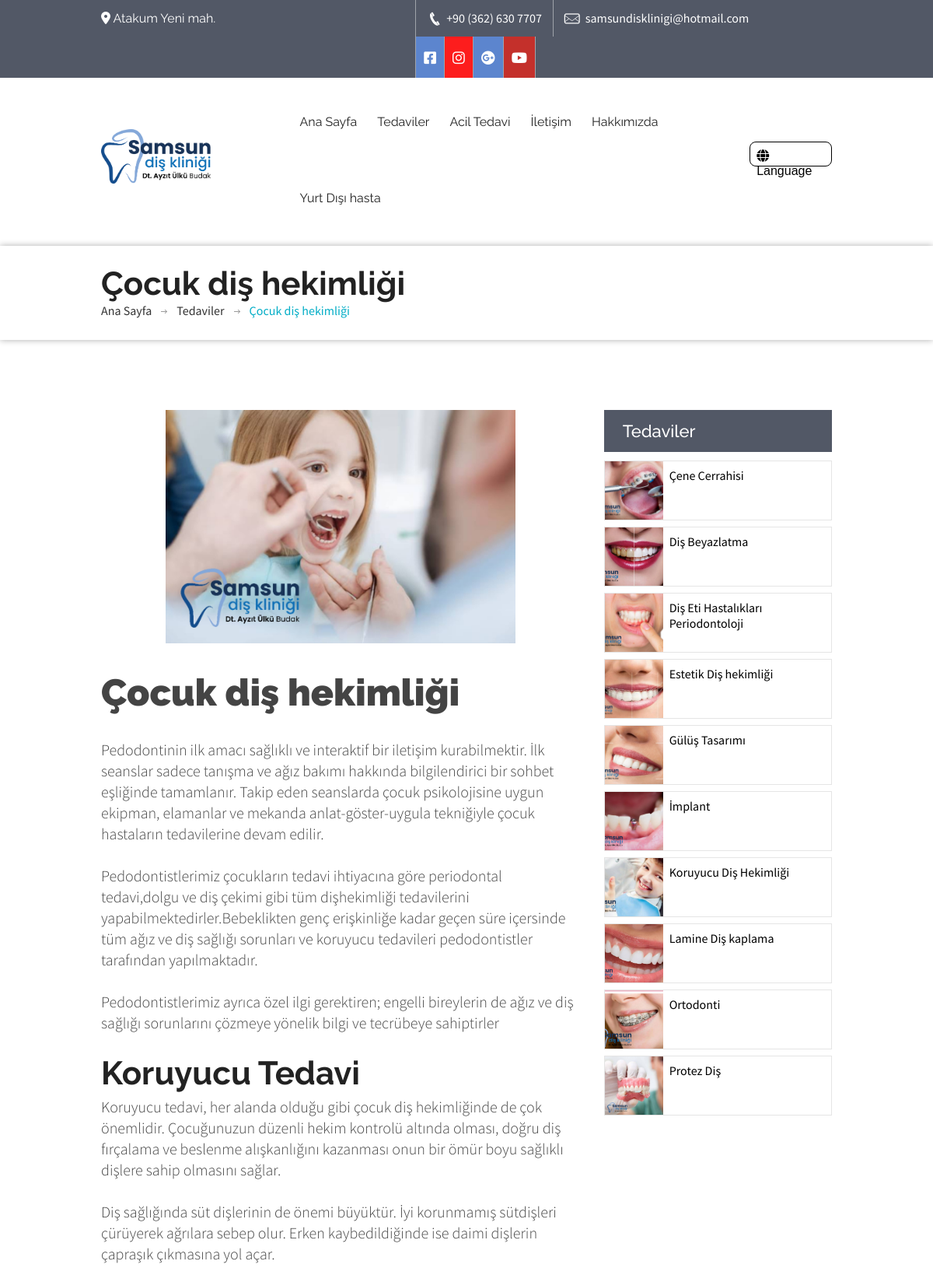
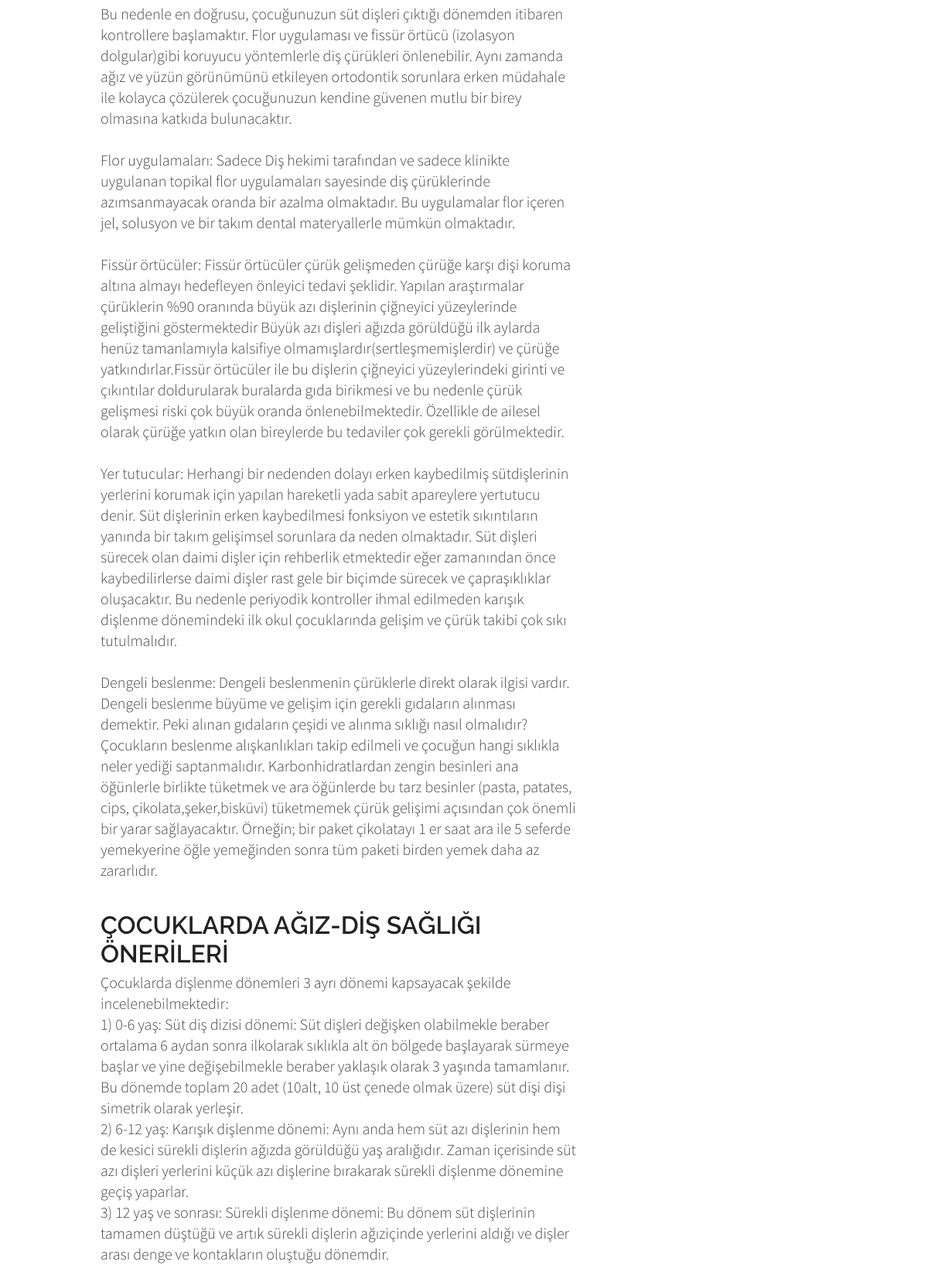
/service/cocuk-dis-hekimligi/ (upper part), run on the app's committed database (2 pictures, top to bottom).
### clinic/models.py (models this page shows, shortened)
class Media(models.Model):
    name = models.CharField(max_length=25)
    icon_markdown = models.CharField(max_length=250)
    hex_icon_color = models.CharField(max_length=10,default="#5c85ce")
    link = models.TextField()

class CustomPage(models.Model):
    menu_name = models.CharField(max_length=50)
    title = models.CharField(max_length=50)
    slug = models.SlugField(max_length=250,unique=True)
    content = models.TextField()
    image = models.ImageField(upload_to='custom_pages/images')
    show_image = models.BooleanField(default=True)
    banner = models.ImageField(upload_to='custom_pages/banners',null=True,blank=True)
    show_banner = models.BooleanField(default=False)
    show_services_sidebar = models.BooleanField(default=True)
    show_in_header = models.BooleanField()
    show_in_footer = models.BooleanField()
    def get_absolute_url(self):
        return reverse('clinic:custom_page',args=[
            self.slug
        ])

class Service(models.Model):
    title = models.CharField(max_length=50)
    slug = models.SlugField(max_length=250,unique=True,null=True,blank=True)
    content = models.TextField()
    image = models.ImageField(upload_to='service')
    icon = models.ImageField(upload_to='service_icons',blank=True,null=True)
    def get_absolute_url(self):
        return reverse('clinic:service_detail',args=[
            self.slug
        ])

### clinic/views.py (the view)
# urls.py: path('service/<str:slug>/',views.service_detail,name='service_detail'),
def service_detail(request,slug):
	service = Service.objects.get(slug=slug)
	other_services = Service.objects.all().exclude(slug=slug)
	return render(request,'clinic/service_details.html',{
		'service':service,
		'other_services':other_services
	})

### clinic/templatetags/clinic_tags.py (called while the page is built)
@register.filter(name='markdown')
def markdown_format(text):
	return mark_safe(markdown.markdown(text))

@register.filter(name='get_const')
def get_const(const_name):
	return consts.__dict__.get(const_name,None)

@register.inclusion_tag('clinic/component/header_pages.html')
def show_header_pages(page):
	pages = CustomPage.objects.all().filter(show_in_header=True)
	return {
		'header_pages':pages,
		'current_page':page
	}

@register.inclusion_tag('clinic/component/header_services.html')
def show_header_services():
	services = Service.objects.all()
	return {
		'services':services
	}

@register.inclusion_tag('clinic/component/footer_pages.html')
def show_footer_pages():
	pages = CustomPage.objects.all().filter(show_in_footer=True)
	return {
		'footer_pages': pages,
	}

@register.inclusion_tag('clinic/component/services_sidebar.html')
def show_services_sidebar(services=None):
	if not services:
		services = Service.objects.all()
	return {
		'services':services,
	}

@register.inclusion_tag('clinic/component/media.html')
def show_media():
	media = Media.objects.all()
	return {
		'media':media
	}

### templates/clinic/service_details.html (shortened to what this page needs)
{% extends '../origin/base.html' %}
{% load static %}
{% load clinic_tags %}
{% block content %}
<div class="sub-banner">
   <div class="detail">
      <div class="container">
         <div class="row">
            <div class="col-md-12">
               <div class="paging">
                  <h2>{{ service.title }}</h2>
                  <ul>
                     <li><a href="index-2.html">Ana Sayfa</a></li>
                     <li><a href="#.">Tedaviler</a></li>
                     <li><a>{{ service.title }}</a></li>
                  </ul>
               </div>
            </div>
         </div>
      </div>
   </div>
</div>
<div class="content">
   <div class="news-posts">
      <div class="container" style="margin-bottom: 1em;">
         <div class="row">
            <div class="col-md-8">
               <div class="news-detail">
                  <img style="height: 300px; object-fit: contain;" src="{{ service.image.url }}" alt="">
                  <div class="detail">
                     <h1 style="font-size: 3em !important">{{ service.title }}</h1>
                     <p>
                        {{ service.content|markdown }}
                     </p>
                  </div>
               </div>
            </div>
            {% show_services_sidebar other_services %}
         </div>
      </div>
   </div>
</div>
{% endblock %}

### templates/clinic/component/media.html
{% load clinic_tags %}
<ul  class="social-icons">
	{% for media in media %}
		<li><a style="background: {{media.hex_icon_color}}" href="{{media.link}}" class="fb">{{media.icon_markdown|markdown}}</a></li>
	{% endfor %}
</ul>

### templates/clinic/component/header_pages.html
{% for page in header_pages %}
   <li class="{% if current_page.id == page.id and page %}item-select{% endif %}">
      <a href="{{ page.get_absolute_url }}">{{ page.menu_name }}</a>
   </li>
{% endfor %}

### templates/clinic/component/services_sidebar.html (shortened to what this page needs)
<div class="col-md-4">
   <div class="recent-posts">
      <h6 class="bar-title" style="margin-bottom: 0.5em">Tedaviler</h6>
      {% if services %}
         {% for service in services %}
            <div style="display: flex;margin-bottom: 0.5em; border: 1px solid rgba(0,0,0,0.1)">
               <a style="display: block;" href="{{ service.get_absolute_url }}"><img style="height: 75px; max-width: 75px; object-fit: cover;" src="{{ service.image.url }}" alt="service image"></a>
               <a style="padding: 0.5em;display: block; color: black !important; width: calc(100% - 75px)" href="{{ service.get_absolute_url }}" class="title">{{ service.title }}</a>
            </div>
         {% endfor %}
      {% else %}
         <p style="margin-top:1em">Şuanda mevcut tedavi yok :(</p>
      {% endif %}
   </div>
</div>

### static/css/medical-guide.css (style rules this page uses)
body { background:#fff; font-family: 'Source Sans Pro', sans-serif; color:#444444; }
* { margin:0px; padding:0px; }
h1 { font-weight: 900; font-family: 'Raleway', sans-serif; font-size:54px; }
h2 { font-weight: 700; font-size:42px; font-family: 'Raleway', sans-serif; color:#222222; }
h3 { text-transform:uppercase; font-weight: 300; font-size:32px; font-family: 'Raleway', sans-serif; }
h6 { font-weight: 600; font-size:22px; font-family: 'Raleway', sans-serif; }
p { font-family: 'Source Sans Pro', sans-serif; font-weight:300; font-size:20px; line-height: 27px; }
a { text-decoration:none; }
li { list-style:none; }
a { transition: background-color 0.5s ease; }
img { width:100%; }
.top-bar .get-touch ul { float:left; }
.top-bar .get-touch li { float:left; border-left: solid 1px #9fa3aa; }
.top-bar .get-touch li:last-child { border-right: none; }
.top-bar .social-icons li:last-child { border-right: solid 1px #9fa3aa; }
.top-bar .get-touch li a { color: #fff; padding: 13px 14px; float: left; }
.top-bar .get-touch li i { font-size:18px; }
.top-bar .get-touch .social-icons { float:left; }
.top-bar .get-touch .social-icons li a { padding:13px 10px; }
.header .nav li { float:left; padding: 11px 0; }
.header .nav li a { color:#333; font-family: 'Raleway', sans-serif; font-size: 16px; padding:12px 24px !important; }
.header2 .nav li a { padding: 42px 20px 28px 20px; }
.header2 .nav li { background: none; border-radius: 0; padding:46px 0 32px 0; }
.header2 .nav li a { color: #222; padding: 46px 20px 32px 20px; }
.content { margin:0 0 0 0; }
.sub-banner .detail { box-shadow: 0 0 8px 0 rgba(0, 0, 0, 0.32); padding:24px 0 28px 0; }
.sub-banner .detail ul li { float: left; background: url(../images/paging-arrow.png) no-repeat right 9px; padding: 0 20px 0 0; margin: 0 12px 0 0; }
.sub-banner .detail ul li:last-child { background:none; }
.sub-banner .detail ul li a { color:#333333; }
.news-posts { padding:90px 0 0 0; }
.news-posts h6.bar-title { background: #525866; font-weight: 500; color: #fff; padding: 14px 24px; display: block; }
.news-posts .news-detail { margin: 0 0 0 0; }
.news-posts .news-detail .detail { margin:35px 0 0 0; }
.news-posts .news-detail .detail h3 { color: #222222; font-weight: 600; text-transform: none; margin: 12px 0 0 0; }
.news-posts .news-detail .detail p { margin:5px 0 0 0; }
ul.resp-tabs-list, p { margin: 0px;padding: 0px; }

### static/css/default-color.css (style rules this page uses)
.sub-banner .detail ul li:last-child a { color:#02adc6; }

### static/css/dropmenu.css (style rules this page uses)
ul.wtf-menu li { display: block; position: relative; }

### static/css/custom.css (style rules this page uses)
body { top: 0px !important; }

### data on the page
CustomPage: menu_name "Acil Tedavi"
CustomPage: menu_name "İletişim"
CustomPage: menu_name "Hakkımızda"
CustomPage: menu_name "Yurt Dışı hasta"
Service: title "Çocuk diş hekimliği", image (picture), content "Pedodontinin ilk amacı sağlıklı ve interaktif bir iletişim kurabilmektir. İlk seanslar sadece tanışma ve ağız bakımı hakkında bilgilendirici bir sohbet eşliğinde tamamlanır. Takip eden seanslarda çocuk psikolojisine uygun ekipman, elamanlar ve mekanda anlat-göster-uygula tekniğiyle çocuk hastaların tedavilerine devam edilir. Pedodontistlerimiz çocukların tedavi ihtiyacına göre periodontal tedavi,dolgu ve diş çekimi gibi tüm dişhekimliği tedavilerini yapabilmektedirler.Bebeklikten genç erişkinliğe kadar geçen süre içersinde tüm ağız ve diş sağlığı sorunları ve koruyucu tedavileri pedodontistler tarafından yapılmaktadır. Pedodontistlerimiz ayrıca özel ilgi gerektiren; engelli bireylerin de…"
Service: image (picture), title "Çene Cerrahisi"
Service: image (picture), title "Diş Beyazlatma"
Service: image (picture), title "Diş Eti Hastalıkları Periodontoloji"
Service: image (picture), title "Estetik Diş hekimliği"
Service: image (picture), title "Gülüş Tasarımı"
Service: image (picture), title "İmplant"
Service: image (picture), title "Koruyucu Diş Hekimliği"
Service: image (picture), title "Lamine Diş kaplama"
Service: image (picture), title "Ortodonti"
Service: image (picture), title "Protez Diş"

### other printed values
{{ 'PHONE_REPR'|get_const }} "+90 (362) 630 7707"
{{ 'MAIL'|get_const }} "samsundisklinigi@hotmail.com"
